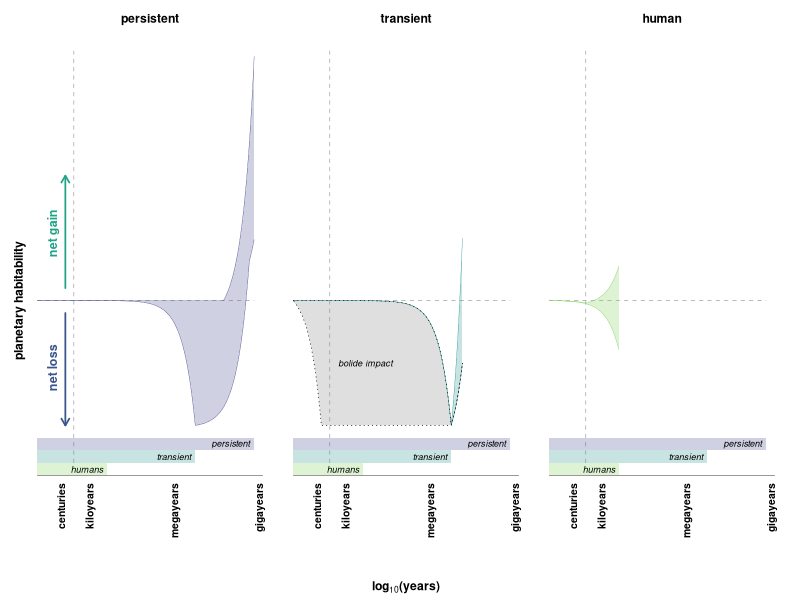

Write the R code that produced this figure. (Note: this script raises an error after producing the figure.)
# schematic figure of the potential range of biosphere disruptor impacts over time
# this produces a three panel figure:
#-- a. past persistent disruptors
#-- b. past transient disruptors
#-- c. the current and near-future trajectories of the human disruptor

# axes:
#-- x-axis: log base 10 time in years from onset of disruptor
#-- y-axis: impact (positive or negative) of the disruptor on the biosphere; 
#           zero-centred axis;
#           biosphere impact may be measured by biodiversity, biomass, productivity

# assumptions and parameters:
#-- a. transient disruptors last for 10e+06 years
#-- b. persistent disruptors last for 10e+08 years
#-- c. transient disruptors primarily degrade the biosphere
#-- d. persistent disruptors primarily enhance the biosphere
#-- e. linear degradation rate (biosphere degradation is uniformly distributed in time)
#-- f. linear enhancement rate (biosphere enhancement is uniformly distributed in time)
#-- g. degradation drives the biosphere to a nadir value of -1
#-- h. enhancement drives the biosphere to a peak value of +1


# clear the decks ----
rm(list = ls())


# load packages ----
library(ggplot2)
library(dplyr)


# plot parameters ----
dir_plots <- file.path("plots")
line_width <- 1/.pt # in /.pt units
point_size <- 5/.pt # in /.pt untis
plot_palette <- viridis::viridis(n = 6, begin = 0.1, end = 0.9)


# dummy data ----
## time scale ----
data_time_scale <- data.frame(
  label = c(
    # "years", 
    # "decades", 
    "centuries",
    "kiloyears", 
    "megayears", 
    "gigayears"
  ),
  value = c(
    # 0,
    # 1,
    1e+02,
    1e+03,
    1e+06, 
    1e+09
  )
)

### transient timescale ----
# transient disruptors operate on timescales of <1e+01 to 4e+06 years
# biosphere recovery and/or transformation takes place on timescales from 1e+06 to 1e+07 years
x_t <- 10**seq(from = 0.01, to = 7, by = 0.01)
x_t_min <- 1e+01
x_t_max <- 4e+06
x_t_recovery <- 1e+07

### persistent timescale ----
# persistent disruptors operate on timescales of 4e+07 years to 5e+08 years
# persistent disruptors generally enhance the biosphere on these timescales
# persistent disruptors may harm the incumbent biosphere on timescales of 1e+00 to 1e+06 years
x_p <- 10**seq(from = 0.01, to = 9, by = 0.01)
x_p_min <- 4e+07
x_p_max <- 5e+08

### human timescale ----
# human disruptor operates on timescales of 1e+01 years to 3e+03 years
# humans are currently degrading the biosphere (0 < t < 2e+02)
# humans may continue to degrade the biosphere (2e+02 < t < 3e+03)
# humans may change course and enhance the biosphere (2e+02 < t < 3e+03)
x_h <- 10**seq(from = 0.01, to = 4, by = 0.01)
x_h_min <- 1e+01
x_h_cur <- 2e+02 # human current
x_h_max <- 3e+03

## transient disruptors functions ----
### simple transient simple recovery ----
# assume 1:1 linear decline to nadir of -1
# assume 1:1 linear recovery to 0 after event
simple_t_y <- function(x) {
  ifelse(
    x >= x_t_min & x <= x_t_max,
    # first segment: linear decline
    -1 * ((x - x_t_min) / (x_t_max - x_t_min)),
    ifelse(
      x > x_t_max & x <= x_t_recovery,
      # second segment: linear recovery
      -1 + ((x - x_t_max) / (x_t_recovery - x_t_max)),
      NA  # outside the defined domain
    )
  )
}
simple_t <- data.frame(
  'disruptor' = 'transient', 
  'version' = 'simple',
  'x' = x_t, 'y' = simple_t_y(x_t)
)

### simple transient rapid recovery ----
# assume 1:1 linear decline to nadir of -1
# assume 1.5:1 rapid linear recovery to +0.5 after event
fast_t_y <- function(x) {
  ifelse(
    x >= x_t_min & x <= x_t_max,
    # first segment: linear decline
    -1 * ((x - x_t_min) / (x_t_max - x_t_min)),
    ifelse(
      x > x_t_max & x <= x_t_recovery,
      # second segment: linear recovery
      -1 + 1.5*((x - x_t_max) / (x_t_recovery - x_t_max)),
      NA  # outside the defined domain
    )
  )
}
fast_t <- data.frame(
  'disruptor' = 'transient', 
  'version' = 'fast recovery',
  'x' = x_t, 'y' = fast_t_y(x_t)
)

### simple transient slow recovery ----
# assume 1:1 linear decline to nadir of -1
# assume 0.5:1 slow linear recovery to -0.5 after event
slow_t_y <- function(x) {
  ifelse(
    x >= x_t_min & x <= x_t_max,
    # first segment: linear decline
    -1 * ((x - x_t_min) / (x_t_max - x_t_min)),
    ifelse(
      x > x_t_max & x <= x_t_recovery,
      # second segment: linear recovery
      -1 + 0.5*((x - x_t_max) / (x_t_recovery - x_t_max)),
      NA  # outside the defined domain
    )
  )
}
slow_t <- data.frame(
  'disruptor' = 'transient', 
  'version' = 'slow recovery',
  'x' = x_t, 'y' = slow_t_y(x_t)
)

### simple transient bolide impact ----
# assume 1:1 linear decline to nadir of -1 over 1e+02 years
# assume plateau to 1e+06 years
# assume 1:1 linear recovery to 0 after event
kpg_t_y <- function(x) {
  ifelse(
    x >= x_t_min & x <= 1e+02,
    # first segment: linear decline
    -1 * ((x - x_t_min) / (1e+02 - x_t_min)),
    ifelse(
      # second segment: plateau
      x > 1e+02 & x <= x_t_max, 
      -1, 
      ifelse(
        x > x_t_max & x <= x_t_recovery,
        # third segment: linear recovery
        -1 + 0.5*((x - x_t_max) / (x_t_recovery - x_t_max)),
        NA  # outside the defined domain
      )
    )
  )
}
kpg_t <- data.frame(
  'disruptor' = 'transient', 
  'version' = 'bolide impact',
  'x' = x_t, 'y' = kpg_t_y(x_t)
)

## persistent disruptors functions ----
### simple persistent simple recovery ----
# assume 1:1 linear increase to peak of +1
simple_p_y <- function(x) {
  ifelse(
    # first segment before range of disruptor impact
    x < x_p_min, 
    0, 
    ifelse(
      # second segment: linear increase for duration of impact
      x >= x_p_min & x <= x_p_max,
      (x - x_p_min) / (x_p_max - x_p_min),
      NA  # outside the defined domain
    )
  )
}
simple_p <- data.frame(
  'disruptor' = 'persistent', 
  'version' = 'simple',
  'x' = x_p, 'y' = simple_p_y(x_p)
)

### simple persistent fast ----
# assume 2:1 linear increase to peak of +2 then plateau
fast_p_y <- function(x) {
  ifelse(
    # first segment before range of disruptor impact
    x < x_p_min, 
    0, 
    ifelse(
      # second segment: linear increase gradient +2
      x >= x_p_min & (2*(x - x_p_min) / (x_p_max - x_p_min)) <= 2,
      2*(x - x_p_min) / (x_p_max - x_p_min),
      ifelse(
        # third segment: plateau at +2
        x <= x_p_max, 
        2,
        NA  # outside the defined domain
      )
    )  
  )
}
fast_p <- data.frame(
  'disruptor' = 'persistent', 
  'version' = 'fast',
  'x' = x_p, 'y' = fast_p_y(x_p)
)

### simple persistent slow ----
# assume 0.5:1 linear increase to peak of +1.5 then plateau
slow_p_y <- function(x) {
  ifelse(
    # first segment before range of disruptor impact
    x < x_p_min, 
    0, 
    ifelse(
      # second segment: linear increase gradient +1.5
      x >= x_p_min & x <= x_p_max,
      0.5*(x - x_p_min) / (x_p_max - x_p_min),
      NA  # outside the defined domain
    )  
  )
}
slow_p <- data.frame(
  'disruptor' = 'persistent', 
  'version' = 'slow',
  'x' = x_p, 'y' = slow_p_y(x_p)
)

### gain after initial harm ----
# assume linear harm for duration of transient disruptor
# then linear increase to +1
initial_harm_p_y <- function(x) {
  ifelse(
    x >= x_t_min & x <= x_t_max,
    # first segment: linear decline
    simple_t_y(x),
    ifelse(
      x > x_t_max & x <= x_p_max,
      # second segment: linear recovery
      -1 + 2*((x - x_t_max) / (x_p_max - x_t_max)),
      NA  # outside the defined domain
    )
  )
}
initial_harm_p <- data.frame(
  'disruptor' = 'persistent', 
  'version' = 'initial harm',
  'x' = x_p, 'y' = initial_harm_p_y(x_p)
)

## human disruptor functions ----
### simple human decline ----
# assume 1:1 linear decrease to nadir of -0.3
human_t_y <- function(x) {
  ifelse(
    # first segment before range of disruptor impact
    x < x_h_min, 
    0, 
    ifelse(
      # second segment: linear decrease to -0.4 at 3e+03 years
      x >= x_h_min & x < x_h_max,
      -0.4 * ((x - x_h_min) / (x_h_max - x_h_min)),
      NA  # outside the defined domain
    )
  )
}
human_t <- data.frame(
  'disruptor' = 'human', 
  'version' = 'business as usual',
  'x' = x_h, 'y' = human_t_y(x_h)
)

### human recovery ----
# assume 1:1 linear decrease towards nadir of -0.3 at 3e+03 years
# arrested at 2e+02 years with recovery to +0.2 at 3e+03 years
human_p_y <- function(x) {
  ifelse(
    # first segment before range of disruptor impact
    x < x_h_min, 
    0, 
    ifelse(
      # second segment: linear decrease to 2e+02
      x >= x_h_min & x <= 2e+02,
      -0.3 * ((x - x_h_min) / (x_h_max - x_h_min)),
      ifelse(
        # third segment: recovery
        x > 2e+02 & x <= x_h_max,
        # third segment: linear recovery
        (-0.3 * ((2e+02 - x_h_min) / (x_h_max - x_h_min))) + 0.3*((x - 2e+02) / (x_h_max - 2e+02)), 
        NA  # outside the defined domain
      )
    )
  )
}
human_p <- data.frame(
  'disruptor' = 'human', 
  'version' = 'sustainable stewardship',
  'x' = x_h, 'y' = human_p_y(x_h)
)

## collate data ----
disruptors <- rbind(
  simple_t, 
  fast_t, 
  slow_t,
  kpg_t,
  simple_p, 
  fast_p,
  slow_p, 
  initial_harm_p, 
  human_t, 
  human_p
) 

## summarise data ----
disruptors_summary <- disruptors |> 
  dplyr::mutate(
    kpg = dplyr::case_when(version == "bolide impact" ~ "K-Pg")
  ) |> 
  dplyr::group_by(x, disruptor, kpg) |> 
  dplyr::summarise(
    lower_bound = min(y, na.rm = TRUE), 
    upper_bound = max(y, na.rm = TRUE), 
    average = mean(y, na.rm = TRUE)
  ) |>
  dplyr::mutate(
    lower_bound = dplyr::case_when(is.infinite(lower_bound) ~ NA, .default = lower_bound), 
    upper_bound = dplyr::case_when(is.infinite(upper_bound) ~ NA, .default = upper_bound), 
    average = dplyr::case_when(is.infinite(average) ~ NA, .default = average), 
    disruptor = ordered(disruptor, levels = c("persistent", "transient", "human"))
  )

disruptors_summary_main <- disruptors_summary |> dplyr::filter(is.na(kpg))
disruptors_summary_kpg <- disruptors_summary |> 
  dplyr::filter(!is.na(kpg)) |>
  dplyr::mutate(
    upper_bound = disruptors_summary_main$lower_bound[
      disruptors_summary_main$disruptor == "transient" & disruptors_summary_main$x == x
    ]
  )

# plot data ----
ggplot() +
  theme_void() +
  theme(plot.margin = margin(10, 10, 7, 10, unit = 'pt'), 
        axis.text = element_blank(), 
        axis.title.y = element_text(size = 5*point_size, face = 'bold', angle = 90, vjust = 1, hjust = 0.5),
        axis.title.x = element_text(size = 5*point_size, face = 'bold', angle = 0, vjust = -1), 
        strip.background = element_blank(), 
        strip.text = element_text(size = 5*point_size, face = 'bold', vjust = 1)
  ) +
  labs(x = expression(bold("log"[10]*"(years)")), y = "planetary habitability") +
  facet_grid(~disruptor) +
  scale_x_log10(limits = c(x_t_min, 1e+09)) +
  coord_cartesian(ylim = c(-2, 2), clip = 'off') +
  scale_fill_viridis_d(aesthetics = c("fill", "colour"), begin = 0.2, end = 0.8, guide = "none") +
  # add axes and annotations
  ## zero line
  annotate(geom = "segment", x = x_t_min, xend = x_p_max, y = 0, 
           linetype = "dashed", colour = "grey50", linewidth = 0.5*line_width) +
  ## 200 year line
  annotate(geom = "segment", x = 2e+02, y = -1.3, yend = 2, 
           linetype = "dashed", colour = "grey50", linewidth = 0.5*line_width) +
  ## disruptor durations
  annotate(geom = "rect", xmin = x_t_min, xmax = x_p_max, ymin = -1.2, ymax = -1.1,
           alpha = 0.25, colour = NA, fill = viridis::viridis(n=3, begin = 0.2, end = 0.8)[1]) +
  annotate(geom = "text", x = x_p_max, y = -1.15, label = expression(italic("persistent")),
           colour = "black", size = 1.3*point_size, hjust = 1.1, vjust = 0.5) +
  annotate(geom = "rect", xmin = x_t_min, xmax = x_t_max, ymin = -1.3, ymax = -1.2,
           alpha = 0.25, colour = NA, fill = viridis::viridis(n=3, begin = 0.2, end = 0.8)[2]) +
  annotate(geom = "text", x = x_t_max, y = -1.25, label = expression(italic("transient")),
           colour = "black", size = 1.3*point_size, hjust = 1.1, vjust = 0.5) +
  annotate(geom = "rect", xmin = x_h_min, xmax = x_h_max, ymin = -1.4, ymax = -1.3,
           alpha = 0.25, colour = NA, fill = viridis::viridis(n=3, begin = 0.2, end = 0.8)[3]) +
  annotate(geom = "text", x = x_h_max, y = -1.35, label = expression(italic("humans")),
           colour = "black", size = 1.3*point_size, hjust = 1.1, vjust = 0.5) +
  ## time axis
  annotate(geom = "linerange", y = -1.4, xmin = x_t_min, xmax = max(x_p, na.rm = TRUE),
           linewidth = line_width/.pt, colour = "black") +
  geom_text(data = data_time_scale,
            aes(x = value, y = -1.46, label = label),
            angle = 90, hjust = 1, vjust = 0,
            size = 1.5*point_size, colour = 'black', fontface = "bold") +
  ## y-axis biosphere labels
  geom_segment(
    data = data.frame(
      x = 1e+02, xend = 1e+02, y = 0.1, yend = 1, 
      disruptor = ordered("persistent", levels = c("persistent", "transient", "human"))),
    aes(x = x, xend = xend, y = y, yend = yend), 
    linewidth = 1.7*line_width, colour = plot_palette[4], 
    arrow = arrow(length = unit(0.2, "cm")), lineend = "round", linejoin = "bevel"
  ) +
  geom_text(data = data.frame(
    x = 4e+01, y = 0.5, label = "net gain", 
    disruptor = ordered("persistent", levels = c("persistent", "transient", "human"))),
    aes(x = x, y = y, label = label), 
    colour = plot_palette[4], vjust = 0.3, hjust = 0.4, angle = 90, size = 1.8*point_size, fontface = "bold"
  ) +
  geom_segment(
    data = data.frame(
      x = 1e+02, xend = 1e+02, y = -0.1, yend = -1, 
      disruptor = ordered("persistent", levels = c("persistent", "transient", "human"))),
    aes(x = x, xend = xend, y = y, yend = yend), 
    linewidth = 1.7*line_width, colour = plot_palette[2], 
    arrow = arrow(length = unit(0.2, "cm")), lineend = "round", linejoin = "bevel"
  ) +
  geom_text(data = data.frame(
    x = 4e+01, y = -0.5, label = "net loss", 
    disruptor = ordered("persistent", levels = c("persistent", "transient", "human"))),
    aes(x = x, y = y, label = label), 
    colour = plot_palette[2], vjust = 0.3, hjust = 0.6, angle = 90, size = 1.8*point_size, fontface = "bold"
  ) +
  # add data
  ## main data
  geom_ribbon(data = disruptors_summary_main,
              aes(x = x, ymin = lower_bound, ymax = upper_bound, colour = disruptor, fill = disruptor), 
              linewidth = 1*line_width/.pt, alpha = 0.25) +
  geom_ribbon(data = disruptors_summary_kpg, 
              aes(x = x, ymin = lower_bound, ymax = upper_bound), #colour = "bolide impact"),
              colour = "black", fill = "grey50",
              linetype = "dotted", linewidth = 2*line_width/.pt, alpha = 0.25) +
  ## bolide impact data
  geom_text(
    data = data.frame(
      x = 4e+02, y = -0.5, label = "bolide impact", 
      disruptor = ordered("transient", levels = c("persistent", "transient", "human"))),
    aes(x = x, y = y, label = label), 
    hjust = 0, vjust = 0.5, fontface = "italic", size = 1.3*point_size)

ggsave(
  filename = file.path(dir_plots, "fig_s2_schematic.png"),
  width = 170,
  height = 99,
  units = "mm",
  dpi = 600,
  bg = "white"
)


# END ----
